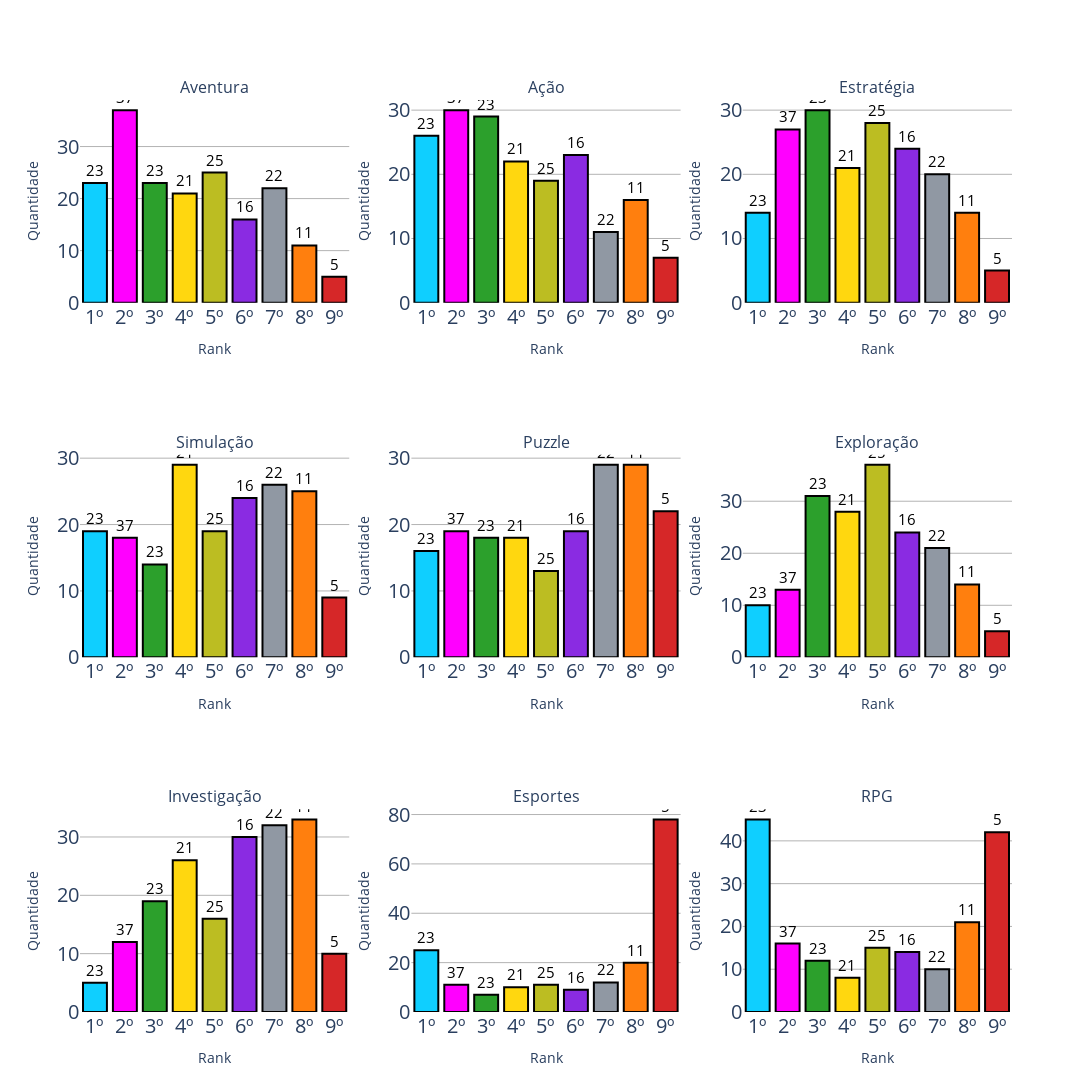

Notebook cell for this chart:
### Code cell
# 6. Ranqueando, quais os tipos de jogos eletrônicos você prefere (um mesmo rank não pode ser atribuído para dois gêneros diferentes)?
# OBS: Nesta pergunta, ele ranqueia os tipos de jogos eletrônicos que prefere, as respostas são dadas em 9 colunas, quando menor o numero
#      maior a preferência do usuário
# - 1) Aventura
# - 2) Ação
# - 3) Estratégia
# - 4) Simulação
# - 5) Puzzle
# - 6) Exploração
# - 7) Investigação
# - 8) RPG
# - 9) Esportes

# Pega as colunas da 6 a 14 da df
q6 = df.iloc[:, 5:14]

# Separa as respostas da coluna 6 criando uma outra df
q6_1 = q6.iloc[:, 0]
q6_2 = q6.iloc[:, 1]
q6_3 = q6.iloc[:, 2]
q6_4 = q6.iloc[:, 3]
q6_5 = q6.iloc[:, 4]
q6_6 = q6.iloc[:, 5]
q6_7 = q6.iloc[:, 6]
q6_8 = q6.iloc[:, 7]
q6_9 = q6.iloc[:, 8]

# Conta a quantidade de cada resposta em cada coluna
q6_1 = q6_1.value_counts() # Aventura
q6_2 = q6_2.value_counts() # Ação
q6_3 = q6_3.value_counts() # Estratégia
q6_4 = q6_4.value_counts() # Simulação
q6_5 = q6_5.value_counts() # Puzzle
q6_6 = q6_6.value_counts() # Exploração
q6_7 = q6_7.value_counts() # Investigação
q6_8 = q6_8.value_counts() # Esportes 
q6_9 = q6_9.value_counts() # RPG

# Ordena as respostas
q6_1 = q6_1.sort_index()
q6_2 = q6_2.sort_index()
q6_3 = q6_3.sort_index()
q6_4 = q6_4.sort_index()
q6_5 = q6_5.sort_index()
q6_6 = q6_6.sort_index()
q6_7 = q6_7.sort_index()
q6_8 = q6_8.sort_index()
q6_9 = q6_9.sort_index()

cores_list =  [cores.azul, cores.rosa, cores.verde, cores.amarelo, cores.marrom, cores.roxo, cores.cinza, cores.laranja, cores.vermelho]

# Cria um subplots com 3 linhas e 3 colunas
fig = make_subplots(rows=3, cols=3, 
                    subplot_titles=('Aventura', 'Ação', 'Estratégia', 'Simulação', 'Puzzle', 'Exploração', 'Investigação', 'Esportes', 'RPG'))

# Adiciona um gráfico de barras em cada subplot
fig.add_trace(go.Bar(x=q6_1.index, y=q6_1.values, marker_color=cores_list, text=q6_1.values,
                        textposition='auto', textfont=dict(size=15, color='black'), 
                        marker=dict(line=dict(color='black', width=2))), row=1, col=1)

fig.add_trace(go.Bar(x=q6_2.index, y=q6_2.values, marker_color=cores_list, text=q6_2.values,
                        textposition='auto', textfont=dict(size=15, color='black'),
                        marker=dict(line=dict(color='black', width=2))), row=1, col=2)

fig.add_trace(go.Bar(x=q6_3.index, y=q6_3.values, marker_color=cores_list, text=q6_3.values,
                        textposition='auto', textfont=dict(size=15, color='black'),
                        marker=dict(line=dict(color='black', width=2))), row=1, col=3)

fig.add_trace(go.Bar(x=q6_4.index, y=q6_4.values, marker_color=cores_list, text=q6_4.values,
                        textposition='auto', textfont=dict(size=15, color='black'),
                        marker=dict(line=dict(color='black', width=2))), row=2, col=1)

fig.add_trace(go.Bar(x=q6_5.index, y=q6_5.values, marker_color=cores_list, text=q6_5.values,
                        textposition='auto', textfont=dict(size=15, color='black'),
                        marker=dict(line=dict(color='black', width=2))), row=2, col=2)

fig.add_trace(go.Bar(x=q6_6.index, y=q6_6.values, marker_color=cores_list, text=q6_6.values,
                        textposition='auto', textfont=dict(size=15, color='black'),
                        marker=dict(line=dict(color='black', width=2))), row=2, col=3)

fig.add_trace(go.Bar(x=q6_7.index, y=q6_7.values, marker_color=cores_list, text=q6_7.values,
                        textposition='auto', textfont=dict(size=15, color='black'),
                        marker=dict(line=dict(color='black', width=2))), row=3, col=1)

fig.add_trace(go.Bar(x=q6_8.index, y=q6_8.values, marker_color=cores_list, text=q6_8.values,
                        textposition='auto', textfont=dict(size=15, color='black'),
                        marker=dict(line=dict(color='black', width=2))), row=3, col=2)

fig.add_trace(go.Bar(x=q6_9.index, y=q6_9.values, marker_color=cores_list, text=q6_9.values,
                        textposition='auto', textfont=dict(size=15, color='black'),
                        marker=dict(line=dict(color='black', width=2))), row=3, col=3)


# Personaliza os eixos do gráfico

for row, col in [(1, 1), (1, 2), (1, 3), (2, 1), (2, 2), (2, 3), (3, 1), (3, 2), (3, 3)]:
    fig.update_xaxes(title_text='Rank', row=row, col=col)
    fig.update_yaxes(title_text='Quantidade', row=row, col=col)

for row, col in [(1, 1), (1, 2), (1, 3), (2, 1), (2, 2), (2, 3), (3, 1), (3, 2), (3, 3)]:
    fig.update_traces(text=q6_1.values, textposition='outside', textfont=dict(size=15, color='black'), row=row, col=col)



# Atualiza o layout de todos os subplots
fig.update_layout(

    autosize=False,
    width=2400,
    height=1700,
    
    plot_bgcolor='white',
    
)

# Aumenta o tamanho da fonte do eixo x
fig.update_xaxes(tickfont=dict(size=20))

# Aumenta o tamanho da fonte do eixo y
fig.update_yaxes(tickfont=dict(size=20))

# Showgrid ativo
fig.update_yaxes(showgrid=True, gridcolor='rgba(0, 0, 0, 0.3)')


# Estabelece um padrao para o eixo y em todos os subplots para melhor visualização
#fig.update_yaxes(range=[0, 40])

# Desativa a legenda
fig.update_layout(showlegend=False)


fig.show()

### Figure 1 — Plotly figure (JSON) as saved in the notebook; plotly's stock layout.template omitted (floating-point values rounded to 4 significant figures)
{"data": [{"marker": {"color": ["#0fcfff", "#ff00ff", "#2ca02c", "#ffd70f", "#bcbd22", "#8a2be2", "#9098a3", "#ff7f0e", "#d62728"], "line": {"color": "black", "width": 2}}, "text": [23, 37, 23, 21, 25, 16, 22, 11, 5], "textfont": {"color": "black", "size": 15}, "textposition": "outside", "type": "bar", "x": ["1º", "2º", "3º", "4º", "5º", "6º", "7º", "8º", "9º"], "xaxis": "x", "y": [23, 37, 23, 21, 25, 16, 22, 11, 5], "yaxis": "y"}, {"marker": {"color": ["#0fcfff", "#ff00ff", "#2ca02c", "#ffd70f", "#bcbd22", "#8a2be2", "#9098a3", "#ff7f0e", "#d62728"], "line": {"color": "black", "width": 2}}, "text": [23, 37, 23, 21, 25, 16, 22, 11, 5], "textfont": {"color": "black", "size": 15}, "textposition": "outside", "type": "bar", "x": ["1º", "2º", "3º", "4º", "5º", "6º", "7º", "8º", "9º"], "xaxis": "x2", "y": [26, 30, 29, 22, 19, 23, 11, 16, 7], "yaxis": "y2"}, {"marker": {"color": ["#0fcfff", "#ff00ff", "#2ca02c", "#ffd70f", "#bcbd22", "#8a2be2", "#9098a3", "#ff7f0e", "#d62728"], "line": {"color": "black", "width": 2}}, "text": [23, 37, 23, 21, 25, 16, 22, 11, 5], "textfont": {"color": "black", "size": 15}, "textposition": "outside", "type": "bar", "x": ["1º", "2º", "3º", "4º", "5º", "6º", "7º", "8º", "9º"], "xaxis": "x3", "y": [14, 27, 30, 21, 28, 24, 20, 14, 5], "yaxis": "y3"}, {"marker": {"color": ["#0fcfff", "#ff00ff", "#2ca02c", "#ffd70f", "#bcbd22", "#8a2be2", "#9098a3", "#ff7f0e", "#d62728"], "line": {"color": "black", "width": 2}}, "text": [23, 37, 23, 21, 25, 16, 22, 11, 5], "textfont": {"color": "black", "size": 15}, "textposition": "outside", "type": "bar", "x": ["1º", "2º", "3º", "4º", "5º", "6º", "7º", "8º", "9º"], "xaxis": "x4", "y": [19, 18, 14, 29, 19, 24, 26, 25, 9], "yaxis": "y4"}, {"marker": {"color": ["#0fcfff", "#ff00ff", "#2ca02c", "#ffd70f", "#bcbd22", "#8a2be2", "#9098a3", "#ff7f0e", "#d62728"], "line": {"color": "black", "width": 2}}, "text": [23, 37, 23, 21, 25, 16, 22, 11, 5], "textfont": {"color": "black", "size": 15}, "textposition": "outside", "type": "bar", "x": ["1º", "2º", "3º", "4º", "5º", "6º", "7º", "8º", "9º"], "xaxis": "x5", "y": [16, 19, 18, 18, 13, 19, 29, 29, 22], "yaxis": "y5"}, {"marker": {"color": ["#0fcfff", "#ff00ff", "#2ca02c", "#ffd70f", "#bcbd22", "#8a2be2", "#9098a3", "#ff7f0e", "#d62728"], "line": {"color": "black", "width": 2}}, "text": [23, 37, 23, 21, 25, 16, 22, 11, 5], "textfont": {"color": "black", "size": 15}, "textposition": "outside", "type": "bar", "x": ["1º", "2º", "3º", "4º", "5º", "6º", "7º", "8º", "9º"], "xaxis": "x6", "y": [10, 13, 31, 28, 37, 24, 21, 14, 5], "yaxis": "y6"}, {"marker": {"color": ["#0fcfff", "#ff00ff", "#2ca02c", "#ffd70f", "#bcbd22", "#8a2be2", "#9098a3", "#ff7f0e", "#d62728"], "line": {"color": "black", "width": 2}}, "text": [23, 37, 23, 21, 25, 16, 22, 11, 5], "textfont": {"color": "black", "size": 15}, "textposition": "outside", "type": "bar", "x": ["1º", "2º", "3º", "4º", "5º", "6º", "7º", "8º", "9º"], "xaxis": "x7", "y": [5, 12, 19, 26, 16, 30, 32, 33, 10], "yaxis": "y7"}, {"marker": {"color": ["#0fcfff", "#ff00ff", "#2ca02c", "#ffd70f", "#bcbd22", "#8a2be2", "#9098a3", "#ff7f0e", "#d62728"], "line": {"color": "black", "width": 2}}, "text": [23, 37, 23, 21, 25, 16, 22, 11, 5], "textfont": {"color": "black", "size": 15}, "textposition": "outside", "type": "bar", "x": ["1º", "2º", "3º", "4º", "5º", "6º", "7º", "8º", "9º"], "xaxis": "x8", "y": [25, 11, 7, 10, 11, 9, 12, 20, 78], "yaxis": "y8"}, {"marker": {"color": ["#0fcfff", "#ff00ff", "#2ca02c", "#ffd70f", "#bcbd22", "#8a2be2", "#9098a3", "#ff7f0e", "#d62728"], "line": {"color": "black", "width": 2}}, "text": [23, 37, 23, 21, 25, 16, 22, 11, 5], "textfont": {"color": "black", "size": 15}, "textposition": "outside", "type": "bar", "x": ["1º", "2º", "3º", "4º", "5º", "6º", "7º", "8º", "9º"], "xaxis": "x9", "y": [45, 16, 12, 8, 15, 14, 10, 21, 42], "yaxis": "y9"}], "layout": {"annotations": [{"font": {"size": 16}, "showarrow": false, "text": "Aventura", "x": 0.1444, "xanchor": "center", "xref": "paper", "y": 1, "yanchor": "bottom", "yref": "paper"}, {"font": {"size": 16}, "showarrow": false, "text": "Ação", "x": 0.5, "xanchor": "center", "xref": "paper", "y": 1, "yanchor": "bottom", "yref": "paper"}, {"font": {"size": 16}, "showarrow": false, "text": "Estratégia", "x": 0.8556, "xanchor": "center", "xref": "paper", "y": 1, "yanchor": "bottom", "yref": "paper"}, {"font": {"size": 16}, "showarrow": false, "text": "Simulação", "x": 0.1444, "xanchor": "center", "xref": "paper", "y": 0.6111, "yanchor": "bottom", "yref": "paper"}, {"font": {"size": 16}, "showarrow": false, "text": "Puzzle", "x": 0.5, "xanchor": "center", "xref": "paper", "y": 0.6111, "yanchor": "bottom", "yref": "paper"}, {"font": {"size": 16}, "showarrow": false, "text": "Exploração", "x": 0.8556, "xanchor": "center", "xref": "paper", "y": 0.6111, "yanchor": "bottom", "yref": "paper"}, {"font": {"size": 16}, "showarrow": false, "text": "Investigação", "x": 0.1444, "xanchor": "center", "xref": "paper", "y": 0.2222, "yanchor": "bottom", "yref": "paper"}, {"font": {"size": 16}, "showarrow": false, "text": "Esportes", "x": 0.5, "xanchor": "center", "xref": "paper", "y": 0.2222, "yanchor": "bottom", "yref": "paper"}, {"font": {"size": 16}, "showarrow": false, "text": "RPG", "x": 0.8556, "xanchor": "center", "xref": "paper", "y": 0.2222, "yanchor": "bottom", "yref": "paper"}], "autosize": false, "height": 1700, "plot_bgcolor": "white", "showlegend": false, "width": 2400, "xaxis": {"anchor": "y", "domain": [0, 0.2889], "tickfont": {"size": 20}, "title": {"text": "Rank"}}, "xaxis2": {"anchor": "y2", "domain": [0.3556, 0.6444], "tickfont": {"size": 20}, "title": {"text": "Rank"}}, "xaxis3": {"anchor": "y3", "domain": [0.7111, 1], "tickfont": {"size": 20}, "title": {"text": "Rank"}}, "xaxis4": {"anchor": "y4", "domain": [0, 0.2889], "tickfont": {"size": 20}, "title": {"text": "Rank"}}, "xaxis5": {"anchor": "y5", "domain": [0.3556, 0.6444], "tickfont": {"size": 20}, "title": {"text": "Rank"}}, "xaxis6": {"anchor": "y6", "domain": [0.7111, 1], "tickfont": {"size": 20}, "title": {"text": "Rank"}}, "xaxis7": {"anchor": "y7", "domain": [0, 0.2889], "tickfont": {"size": 20}, "title": {"text": "Rank"}}, "xaxis8": {"anchor": "y8", "domain": [0.3556, 0.6444], "tickfont": {"size": 20}, "title": {"text": "Rank"}}, "xaxis9": {"anchor": "y9", "domain": [0.7111, 1], "tickfont": {"size": 20}, "title": {"text": "Rank"}}, "yaxis": {"anchor": "x", "domain": [0.7778, 1], "gridcolor": "rgba(0, 0, 0, 0.3)", "showgrid": true, "tickfont": {"size": 20}, "title": {"text": "Quantidade"}}, "yaxis2": {"anchor": "x2", "domain": [0.7778, 1], "gridcolor": "rgba(0, 0, 0, 0.3)", "showgrid": true, "tickfont": {"size": 20}, "title": {"text": "Quantidade"}}, "yaxis3": {"anchor": "x3", "domain": [0.7778, 1], "gridcolor": "rgba(0, 0, 0, 0.3)", "showgrid": true, "tickfont": {"size": 20}, "title": {"text": "Quantidade"}}, "yaxis4": {"anchor": "x4", "domain": [0.3889, 0.6111], "gridcolor": "rgba(0, 0, 0, 0.3)", "showgrid": true, "tickfont": {"size": 20}, "title": {"text": "Quantidade"}}, "yaxis5": {"anchor": "x5", "domain": [0.3889, 0.6111], "gridcolor": "rgba(0, 0, 0, 0.3)", "showgrid": true, "tickfont": {"size": 20}, "title": {"text": "Quantidade"}}, "yaxis6": {"anchor": "x6", "domain": [0.3889, 0.6111], "gridcolor": "rgba(0, 0, 0, 0.3)", "showgrid": true, "tickfont": {"size": 20}, "title": {"text": "Quantidade"}}, "yaxis7": {"anchor": "x7", "domain": [0, 0.2222], "gridcolor": "rgba(0, 0, 0, 0.3)", "showgrid": true, "tickfont": {"size": 20}, "title": {"text": "Quantidade"}}, "yaxis8": {"anchor": "x8", "domain": [0, 0.2222], "gridcolor": "rgba(0, 0, 0, 0.3)", "showgrid": true, "tickfont": {"size": 20}, "title": {"text": "Quantidade"}}, "yaxis9": {"anchor": "x9", "domain": [0, 0.2222], "gridcolor": "rgba(0, 0, 0, 0.3)", "showgrid": true, "tickfont": {"size": 20}, "title": {"text": "Quantidade"}}}}
